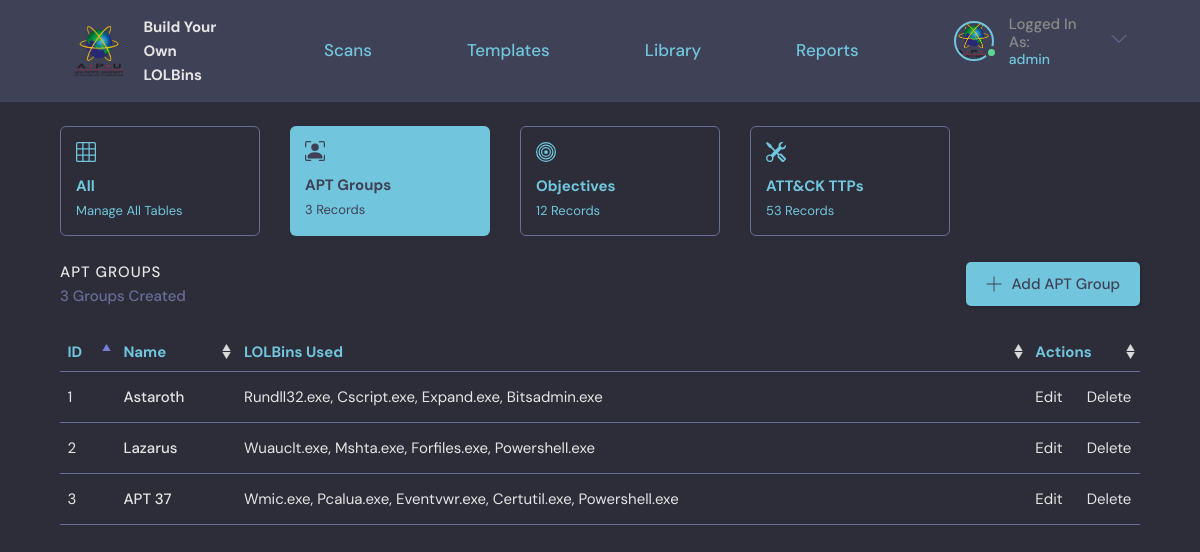
Page /apt/ (signed in) on the committed database.
### base/models.py (models this page shows, shortened)
class APT(models.Model):
    name = models.CharField(max_length=200)
    class Meta:
        verbose_name = 'APT Group'

class Technique(models.Model):
    user = models.ForeignKey(User, on_delete=SET_NULL, null=True, verbose_name = u'Owner')
    name = models.CharField(max_length=200, default="New Binary")
    description = models.TextField(null=True, blank=True)
    updated = models.DateTimeField(auto_now=True)
    created = models.DateTimeField(auto_now_add=True)
    Objective = models.ManyToManyField(Objective, verbose_name = u'Objectives')
    APT = models.ManyToManyField(APT, blank=True, verbose_name = u'APT Groups')
    class Meta:
        verbose_name = 'LOLBin'

### base/views.py (the view)
# urls.py: path('apt/', views.apt, name="apt"),
@login_required(login_url='login')
def apt(request):
    apts = APT.objects.all()
    apt_count = apts.count()
    objectives = Objective.objects.all()
    objective_count = objectives.count()
    attackTactics = AttackTactic.objects.all()
    attackTechniques = AttackTechnique.objects.all()
    attackSubTechniques = AttackSubTechnique.objects.exclude(attackid=".000")
    ttp_count = attackTactics.count() + attackTechniques.count() + attackSubTechniques.count()
    if request.user.is_superuser != 1:
        return redirect('forbidden')
    context = {'apts': apts, 'apt_count': apt_count, 'objective_count': objective_count, 'ttp_count': ttp_count}
    return render(request, 'base/apt.html', context)

### base/templates/base/apt.html (shortened to what this page needs)
{% extends 'main.html' %}
{% block content %}
{% load static %}
<main class="layout layout--2">
  <div class="container-column">
    <div class="roomList__cards">
        <a href="{% url 'manage' %}">
            <div class="admin-card">
                <div class="admin-card-contents">
                    <h4>All</h4>
                    <span>Manage All Tables</span>
                </div>
            </div>
        </a>
        <a href="{% url 'apt' %}">
            <div class="admin-card-selected">
                <div class="admin-card-contents">
                    <h4>APT Groups</h4>
                    <span>{{apt_count}} Records</span>
                </div>
            </div>
        </a>
        <a href="{% url 'objective' %}">
            <div class="admin-card">
                <div class="admin-card-contents">
                    <h4>Objectives</h4>
                    <span>{{objective_count}} Records</span>
                </div>
            </div>
        </a>
        <a href="{% url 'attackTactic' %}">
            <div class="admin-card">
                <div class="admin-card-contents">
                    <h4>ATT&CK TTPs</h4>
                    <span>{{ttp_count}} Records</span>
                </div>
            </div>
        </a>
    </div>
    <div class="roomList__header">
        <div>
            <h2>APT Groups</h2>
            <p>{{apt_count}} Groups Created</p>
        </div>
        <a class="btn btn--main" href="{% url 'new-apt' %}">
            <svg version="1.1" xmlns="http://www.w3.org/2000/svg" width="32" height="32" viewBox="0 0 32 32">
            <title>add</title>
            <path
                d="M16.943 0.943h-1.885v14.115h-14.115v1.885h14.115v14.115h1.885v-14.115h14.115v-1.885h-14.115v-14.115z"
            ></path>
            </svg>
            Add APT Group
        </a>
    </div>
    <table id="apt-table" class="table">
        <thead>
            <tr>
                <th scope="col">ID</th>
                <th scope="col">Name</th>
                <th scope="col">LOLBins Used</th>
                <th scope="col">Actions</th>
            </tr>
        </thead>
        <tbody>
            {% if apt_count != 0 %}
                {% for apt in apts %}
                    <tr>
                        <td style="min-width: 4rem;">{{forloop.counter}}</td>
                        <td style="max-width: 25rem;font-weight: 500">{{apt.name}}</td>
                        <td>
                            {% if apt.technique_set.all.count != 0 %}
                                {% with obj="" %}
                                    {% for technique in apt.technique_set.all %}
                                        {% if forloop.last %}
                                            {{ obj|add:technique.name}}.exe
                                        {% else %}
                                            {{ obj|add:technique.name}}.exe,
                                        {% endif %}
                                    {% endfor %}
                                {% endwith %}
                            {% else %}
                            -
                            {% endif %}
                        </td>
                        <td style="max-width: 1rem;">
                            <a href="{% url 'update-apt' apt.id %}" style="padding-right: 2rem">Edit</a>
                            <a href="{% url 'delete-apt' apt.id %}">Delete</a>
                        </td>
                    </tr>
                {% endfor %}
            {% endif %}
        </tbody>
    </table>
  </div>
</main>
{% endblock content %}

### templates/navigationBar.html (shortened to what this page needs)
{% load static %}
<header class="header header--loggedIn">
  <div class="container">
    <a href="{% url 'home' %}" class="header__logo">
      <img src="{% static 'images/APU.png' %}" style="width:50px;height:50px;"/>
      <h1>
        Build Your<br>
        Own LOLBins
      </h1>
    </a>
    <a href="{% url 'home' %}" class="header__text">
      <h2>Scans</h2>
    </a>
    <a href="{% url 'template' %}" class="header__text">
      <h2>Templates</h2>
    </a>
    <a href="{% url 'library' %}" class="header__text">
      <h2>Library</h2>
    </a>
    <a href="{% url 'report' %}" class="header__text">
      <h2>Reports</h2>
    </a>
    <nav class="header__menu">
      {% if request.user.is_authenticated %}
          <div class="header__user">
            <a href="{% url 'user-profile' request.user.id%}">
                <div class="avatar avatar--medium active">
                <img src="{% static 'images/APU.png' %}" />
                </div>
                <p>Logged In As:<span>{{request.user}}</span></p>
            </a>
            <button class="dropdown-button">
                <svg version="1.1" xmlns="http://www.w3.org/2000/svg" width="32" height="32" viewBox="0 0 32 32">
                <title>chevron-down</title>
                <path d="M16 21l-13-13h-3l16 16 16-16h-3l-13 13z"></path>
                </svg>
            </button>
          </div>
      {% else %}
          <a href="{% url 'login' %}">
              <img src="{% static 'images/avatar.svg' %}" />
              <p>Login</p>
          </a>
      {% endif %}
    </nav>
  </div>
</header>

### rows in the picture
APT: name "Astaroth"
Technique: name "Rundll32"
Technique: name "Cscript"
Technique: name "Expand"
Technique: name "Bitsadmin"
APT: name "Lazarus"
Technique: name "Wuauclt"
Technique: name "Mshta"
Technique: name "Forfiles"
Technique: name "Powershell"
APT: name "APT 37"
Technique: name "Wmic"
Technique: name "Pcalua"
Technique: name "Eventvwr"
Technique: name "Certutil"

### other values in the picture
{{ request.user }} "admin"
{{ apt_count }} "3"
{{ objective_count }} "12"
{{ ttp_count }} "53"
